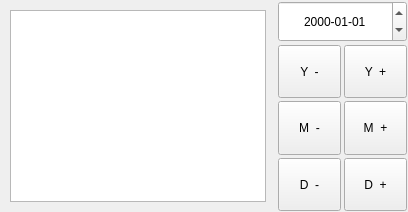
               <widget class="QWidget" name="DataReport_page">
                <attribute name="title">
                 <string>Data report</string>
                </attribute>
                <layout class="QGridLayout" name="gridLayout_15">
                 <property name="leftMargin">
                  <number>1</number>
                 </property>
                 <property name="topMargin">
                  <number>1</number>
                 </property>
                 <property name="rightMargin">
                  <number>1</number>
                 </property>
                 <property name="bottomMargin">
                  <number>1</number>
                 </property>
                 <property name="spacing">
                  <number>1</number>
                 </property>
                 <item row="0" column="0">
                  <layout class="QHBoxLayout" name="horizontalLayout_23" stretch="10,1">
                   <property name="spacing">
                    <number>3</number>
                   </property>
                   <item>
                    <widget class="QStackedWidget" name="Report_tab">
                     <property name="cursor">
                      <cursorShape>ArrowCursor</cursorShape>
                     </property>
                     <property name="styleSheet">
                      <string notr="true">background-color: rgb(255, 255, 255);
QTabWidget::pane {
    border: none;
    border-top: 3px solid rgb(0, 160, 230);
    background: rgb(255, 255, 255);
}
QTabWidget::tab-bar {
    border: none;
}
QTabBar::tab {
    border: none;
    border-top-left-radius: 4px;
    border-top-right-radius:4px;
    color: rgb(109, 109, 109);
    background: rgb(255, 255, 255, 30);
    height: 85px; min-width: 28px;
    margin-right: 5px;
    padding-left: 5px;
    padding-right: 5px;
}
QTabBar::tab:hover {
    background: rgb(255, 255, 255, 40);
}
QTabBar::tab:selected {
    color: white; background: rgb(0, 160, 230);
}
QTabWidget#tabWidget::pane {
    border: 1px solid rgb(45, 45, 45);
    background: rgb(255, 255, 255);
    margin-top: -1px;
}
QTabBar#tabBar::tab {
    border: 1px solid rgb(45, 45, 45);
    border-bottom: none;
    background: transparent;
}
QTabBar#tabBar::tab:hover {
    color: white;
}
QTabBar#tabBar::tab:selected {
    color: white;
    background: rgb(255, 255, 255);
}</string>
                     </property>
                     <property name="currentIndex">
                      <number>0</number>
                     </property>
                     <widget class="QWidget" name="Report_tabPage_T">
                      <layout class="QGridLayout" name="gridLayout_27">
                       <item row="0" column="0">
                        <widget class="QTableWidget" name="Report_tableWidget">
                         <property name="font">
                          <font>
                           <pointsize>14</pointsize>
                          </font>
                         </property>
                        </widget>
                       </item>
                      </layout>
                     </widget>
                    </widget>
                   </item>
                   <item>
                    <layout class="QVBoxLayout" name="verticalLayout_17" stretch="1,4">
                     <item>
                      <widget class="QDateEdit" name="dateEdit">
                       <property name="sizePolicy">
                        <sizepolicy hsizetype="Preferred" vsizetype="Preferred">
                         <horstretch>0</horstretch>
                         <verstretch>0</verstretch>
                        </sizepolicy>
                       </property>
                       <property name="alignment">
                        <set>Qt::AlignCenter</set>
                       </property>
                       <property name="currentSection">
                        <enum>QDateTimeEdit::YearSection</enum>
                       </property>
                       <property name="displayFormat">
                        <string>yyyy-MM-dd</string>
                       </property>
                      </widget>
                     </item>
                     <item>
                      <layout class="QHBoxLayout" name="horizontalLayout_15">
                       <property name="spacing">
                        <number>3</number>
                       </property>
                       <property name="sizeConstraint">
                        <enum>QLayout::SetDefaultConstraint</enum>
                       </property>
                       <item>
                        <layout class="QVBoxLayout" name="verticalLayout_18">
                         <property name="spacing">
                          <number>3</number>
                         </property>
                         <item>
                          <widget class="QPushButton" name="Subtract_Y">
                           <property name="sizePolicy">
                            <sizepolicy hsizetype="Fixed" vsizetype="Preferred">
                             <horstretch>0</horstretch>
                             <verstretch>0</verstretch>
                            </sizepolicy>
                           </property>
                           <property name="maximumSize">
                            <size>
                             <width>63</width>
                             <height>16777215</height>
                            </size>
                           </property>
                           <property name="text">
                            <string>Y  -</string>
                           </property>
                          </widget>
                         </item>
                         <item>
                          <widget class="QPushButton" name="Subtract_M">
                           <property name="sizePolicy">
                            <sizepolicy hsizetype="Fixed" vsizetype="Preferred">
                             <horstretch>0</horstretch>
                             <verstretch>0</verstretch>
                            </sizepolicy>
                           </property>
                           <property name="maximumSize">
                            <size>
                             <width>63</width>
                             <height>16777215</height>
                            </size>
                           </property>
                           <property name="text">
                            <string>M  -</string>
                           </property>
                          </widget>
                         </item>
                         <item>
                          <widget class="QPushButton" name="Subtract_D">
                           <property name="sizePolicy">
                            <sizepolicy hsizetype="Fixed" vsizetype="Preferred">
                             <horstretch>0</horstretch>
                             <verstretch>0</verstretch>
                            </sizepolicy>
                           </property>
                           <property name="maximumSize">
                            <size>
                             <width>63</width>
                             <height>16777215</height>
                            </size>
                           </property>
                           <property name="text">
                            <string>D  -</string>
                           </property>
                          </widget>
                         </item>
                        </layout>
                       </item>
                       <item>
                        <layout class="QVBoxLayout" name="verticalLayout_21">
                         <property name="spacing">
                          <number>3</number>
                         </property>
                         <item>
                          <widget class="QPushButton" name="Add_Y">
                           <property name="sizePolicy">
                            <sizepolicy hsizetype="Fixed" vsizetype="Preferred">
                             <horstretch>0</horstretch>
                             <verstretch>0</verstretch>
                            </sizepolicy>
                           </property>
                           <property name="maximumSize">
                            <size>
                             <width>63</width>
                             <height>16777215</height>
                            </size>
                           </property>
                           <property name="text">
                            <string>Y  +</string>
                           </property>
                          </widget>
                         </item>
                         <item>
                          <widget class="QPushButton" name="Add_M">
                           <property name="sizePolicy">
                            <sizepolicy hsizetype="Fixed" vsizetype="Preferred">
                             <horstretch>0</horstretch>
                             <verstretch>0</verstretch>
                            </sizepolicy>
                           </property>
                           <property name="maximumSize">
                            <size>
                             <width>63</width>
                             <height>16777215</height>
                            </size>
                           </property>
                           <property name="text">
                            <string>M  +</string>
                           </property>
                          </widget>
                         </item>
                         <item>
                          <widget class="QPushButton" name="Add_D">
                           <property name="sizePolicy">
                            <sizepolicy hsizetype="Fixed" vsizetype="Preferred">
                             <horstretch>0</horstretch>
                             <verstretch>0</verstretch>
                            </sizepolicy>
                           </property>
                           <property name="maximumSize">
                            <size>
                             <width>63</width>
                             <height>16777215</height>
                            </size>
                           </property>
                           <property name="text">
                            <string>D  +</string>
                           </property>
                          </widget>
                         </item>
                        </layout>
                       </item>
                      </layout>
                     </item>
                    </layout>
                   </item>
                  </layout>
                 </item>
                </layout>
               </widget>
